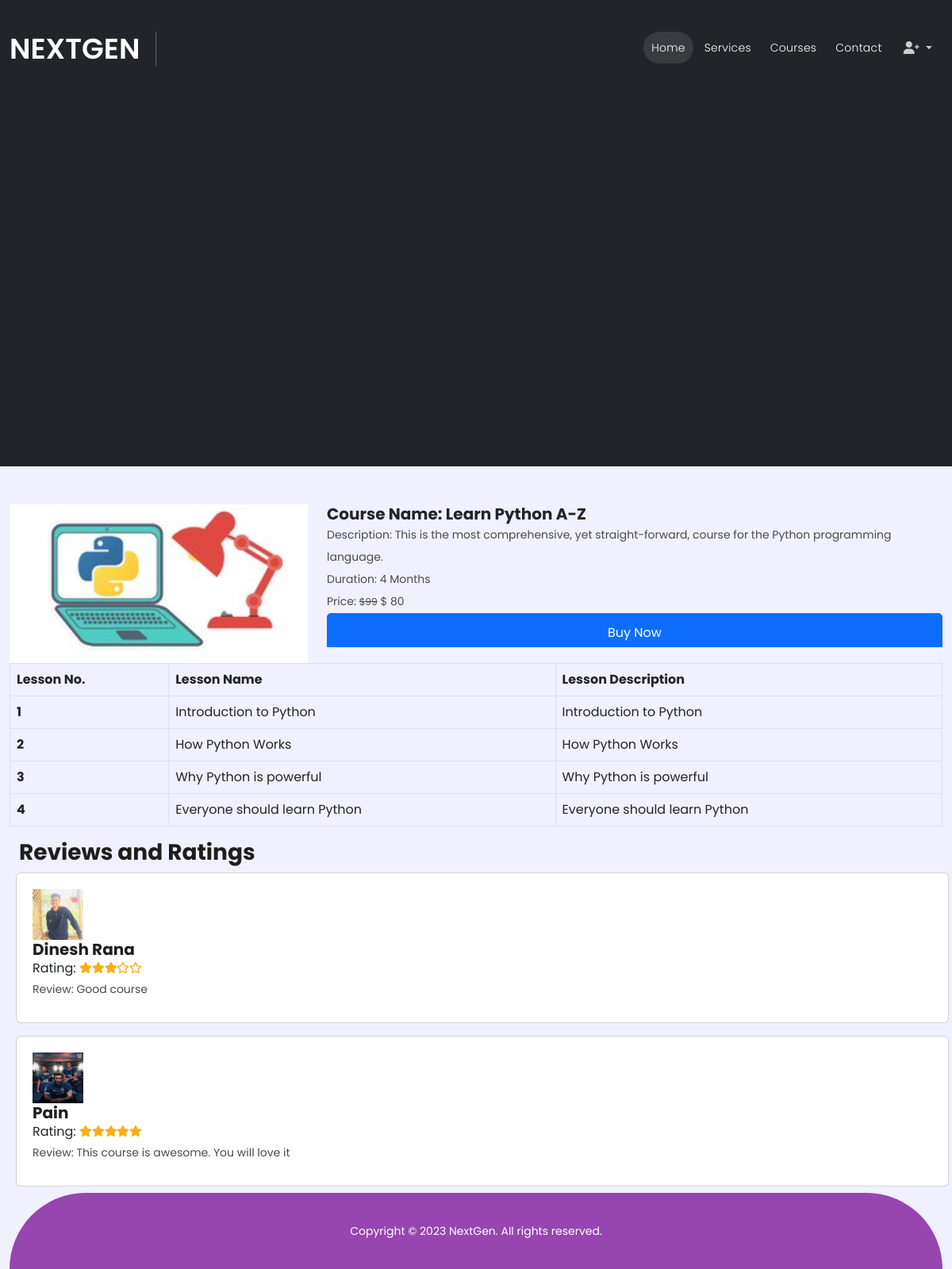
The page /coursedetails.php?course_id=10 on the database its author committed.
### tables this page shows
CREATE TABLE `course` (
  `course_id` int(11) NOT NULL,
  `course_name` text NOT NULL,
  `course_desc` text NOT NULL,
  `course_author` varchar(255) NOT NULL,
  `course_img` text NOT NULL,
  `course_duration` text NOT NULL,
  `course_price` int(11) NOT NULL,
  `course_original_price` int(11) NOT NULL,
  `t_Email` varchar(40) NOT NULL,
  `status` varchar(10) NOT NULL
);

CREATE TABLE `lesson` (
  `lesson_id` int(11) NOT NULL,
  `lesson_name` text NOT NULL,
  `lesson_desc` text NOT NULL,
  `lesson_link` text NOT NULL,
  `course_id` int(11) NOT NULL,
  `course_name` text NOT NULL
);

CREATE TABLE `feedback` (
  `f_id` int(11) NOT NULL,
  `f_content` text NOT NULL,
  `l_Id` int(11) NOT NULL,
  `f_ratings` int(11) NOT NULL,
  `course_id` int(11) NOT NULL,
  `status` varchar(20) NOT NULL
);

CREATE TABLE `learner` (
  `l_Id` int(11) NOT NULL,
  `l_Name` varchar(255) NOT NULL,
  `l_Email` varchar(255) NOT NULL,
  `l_Password` varchar(255) NOT NULL,
  `l_occ` varchar(255) NOT NULL,
  `l_img` text NOT NULL
);

### coursedetails.php (the view, shortened to what this page needs)
<?php
include('./header.php');
function generateStarRating($rating)
{
  $stars = "";
  $fullStars = floor($rating);
  $halfStar = ($rating - $fullStars) >= 0.5 ? true : false;
  $emptyStars = 5 - $fullStars - ($halfStar ? 1 : 0);
  for ($i = 0; $i < $fullStars; $i++) {
    $stars .= '<i class="fas fa-star"></i>';
  }
  for ($i = 0; $i < $emptyStars; $i++) {
    $stars .= '<i class="far fa-star"></i>';
  }
  return $stars;
}
if (isset($_REQUEST['course_id'])) {
  $course_id = $_REQUEST['course_id'];
}
?>
<div class="container-fluid bg-dark">
  <div class="row">
    <video autoplay muted loop style="height:40%; width: 100%; object-fit: cover; opacity: 0.3;">
      <source src="./assets/video/bannerVid.mp4">
    </video>
  </div>
</div>
<div class="container mt-5">
      <?php
          if(isset($_GET['course_id'])){
           $course_id = $_GET['course_id'];
           $sql = "SELECT * FROM course WHERE course_id = '$course_id'";
          $result = $conn->query($sql);
          if($result->num_rows > 0){
            while($row = $result->fetch_assoc()){
              echo '
                <div class="row">
                <div class="col-md-4">
                  <img src="'.str_replace('..', '.', $row['course_img']).'" class="card-img-top" alt="Guitar" />
                </div>
                <div class="col-md-8">
                  <div class="card-body">
                    <h5 class="card-title">Course Name: '.$row['course_name'].'</h5>
                    <p class="card-text"> Description: '.$row['course_desc'].'</p>
                    <p class="card-text"> Duration: '.$row['course_duration'].'</p>
                    <form action="checkout.php" method="post">
                      <p class="card-text d-inline">Price: <small><del>&#36;'.$row['course_original_price'].'</del></small> <span class="font-weight-bolder">&#36; '.$row['course_price'].'<span></p>
                      <input type="hidden" name="id" value='. $row["course_price"] .'>
                      <button type="submit" class="btn btn-primary text-white font-weight-bolder float-right" name="buy">Buy Now</button>
                    </form>
                  </div>
                </div>
              ';
            }
          }
         }
        ?>
      </div>
<div class="container">
  <div class="row">
    <?php
    $sql = "SELECT * FROM lesson";
    $result = $conn->query($sql);
    if ($result->num_rows > 0) {
      echo '
        <table class="table table-bordered table-hover">
          <thead>
            <tr>
              <th scope="col">Lesson No.</th>
              <th scope="col">Lesson Name</th>
              <th scope="col">Lesson Description</th>
            </tr>
          </thead>
          <tbody>';
      $num = 0;
      while ($row = $result->fetch_assoc()) {
        if ($row['course_id'] == $course_id) {
          $num++;
          echo '
            <tr>
              <th scope="row">' . $num . '</th>
              <td>' . $row["lesson_name"] . '</td>
              <td>' . substr($row["lesson_name"], 0, 100) . '</td>
            </tr>';
        }
      }
      echo '
          </tbody>
        </table>';
    }
    $sql = "SELECT feedback.*, learner.l_Name, learner.l_img, AVG(feedback.f_ratings) AS average_rating FROM learner INNER JOIN feedback ON feedback.l_Id = learner.l_Id WHERE feedback.course_id = '$course_id' GROUP BY feedback.l_Id";
    $result = $conn->query($sql);
    if ($result->num_rows > 0) {
      echo '
        <h3>Reviews and Ratings</h3>';
      while ($row = $result->fetch_assoc()) {
        echo '
          <div class="card p-1 m-2" style="width:100%; max-width:100%; min-width:100%;">
            <div class="card-body">
              <div class="media">
                <img src="' . str_replace('..', '.', $row['l_img']) . '" class="mr-3" alt="User Image" style="width: 64px; height: 64px;">
                <div class="media-body">
                  <h5 class="mt-0">' . $row["l_Name"] . '</h5>
                  Rating: <p class="mb-0" style="color:#f7af14;display: contents;" >' . generateStarRating($row["average_rating"]) . '</p>
                  <p class="mb-0">Review: ' . $row["f_content"] . '</p>
                </div>
              </div>
            </div>
          </div>';
      }
    } else {
      echo '<p>No reviews and ratings found for this course.</p>';
    }
    ?>
  </div>
</div>
<?php
include('./footer.php');
?>

### header.php (shortened to what this page needs)
<!DOCTYPE html>
<html lang="en">
<head>
    <link href="./vendor/bootstrap/css/bootstrap.min.css" rel="stylesheet">
    <link rel="stylesheet" href="./assets/css/fontawesome.css">
    <link rel="stylesheet" href="./assets/css/newstyle.css">
    <link rel="stylesheet" href="./assets/css/responsive.css">
    <link rel="stylesheet" href="./assets/css/owl.css">
    <link rel="stylesheet" href="./assets/css/animate.css">
    <link rel="stylesheet" href="https://unpkg.com/swiper@7/swiper-bundle.min.css" />
    <link rel="stylesheet" type="text/css" href="css/all.min.css">
    <link rel="stylesheet" type="text/css" href="css/owl.min.css">
    <link rel="stylesheet" type="text/css" href="css/owl.theme.min.css">
    <link rel="stylesheet" type="text/css" href="css/testyslider.css">
    <link rel="stylesheet" type="text/css" href="./css/style.css" />
</head>
<body>
    <header class="header-area header-sticky">
        <div class="container">
            <div class="row">
                <div class="col-12">
                    <nav class="main-nav">
                        <a href="index.php" class="logo">
                            <h1>NextGen</h1>
                        </a>
                        <ul class="nav">
                            <li class="scroll-to-section"><a href="./index.php" class="active">Home</a></li>
                            <li class="scroll-to-section"><a href="./services.php">Services</a></li>
                            <li class="scroll-to-section"><a href="./courses.php">Courses</a></li>
                            <li class="scroll-to-section"><a href="./contact.php">Contact</a></li>
                            <li class="scroll-to-section">
                                <?php
                                if (isset($_SESSION['is_login']) || isset($_SESSION['loggedin']) == true) {
                                    echo '
                                    <div class="btn-group" id="dropdownMenu">
                                        <button class="btn btn-avatar dropdown-toggle" type="button"
                                            data-bs-toggle="dropdown">
                                            My Profile
                                        </button>
                                        <ul class="dropdown-menu">
                                            <li><a class="dropdown-item" href="./Learner/learnerProfile.php">Profile</a></li>
                                            <li><a class="dropdown-item" href="./Learner/learnerChangePass.php">Change Password</a>
                                            </li>
                                            <li><a class="dropdown-item" href="./logout.php">Logout</a></li>
                                        </ul>
                                    </div>';
                                } else {
                                    echo '<div class="btn-group">
                                    <button class="btn btn-avatar dropdown-toggle" type="button"
                                        data-bs-toggle="dropdown">
                                        <i class="fa-solid fa-user-plus"></i>
                                    </button>
                                    <ul class="dropdown-menu">
                                        <li><a class="dropdown-item" href="./l-login.php">Learner Login</a></li>
                                        <li><a class="dropdown-item" href="./t-login.php">Tutor Login</a></li>
                                        <li><a class="dropdown-item" href="./a-login.php">Admin Login</a></li>
                                    </ul>
                                </div>';
                                }
                                ?>
                            </li>
                        </ul>
                    </nav>
                </div>
            </div>
        </div>
    </header>

### footer.php (shortened to what this page needs)
<footer>
        <div class="container">
            <div class="col-lg-12">
                <p>Copyright © <?php echo date('Y') ?> NextGen. All rights reserved.</p>
            </div>
        </div>
    </footer>
</body>
</html>

### assets/css/newstyle.css (style rules this page uses)
html, body, div, span, applet, object, iframe, h1, h2, h3, h4, h5, h6, p, blockquote, div pre, a, abbr, acronym, address, big, cite, code, del, dfn, em, font, img, ins, kbd, q, s, samp, small, strike, strong, sub, sup, tt, var, b, u, i, center, dl, dt, dd, ol, ul, li, figure, header, nav, section, article, aside, footer, figcaption { margin: 0; padding: 0; border: 0; outline: 0; }
html { scroll-behavior: smooth; }
ul, li { padding: 0; margin: 0; list-style: none; }
header, nav, section, article, aside, footer, hgroup { display: block; }
* { box-sizing: border-box; }
html, body { font-family: 'Poppins', sans-serif; -ms-text-size-adjust: 100%; -webkit-font-smoothing: antialiased; -moz-osx-font-smoothing: grayscale; background-color: #f1f0fe; }
a { text-decoration: none !important; }
h1, h2, h3, h4, h5, h6 { color: #1e1e1e; margin-top: 0px; margin-bottom: 0px; font-weight: 700; }
ul { margin-bottom: 0px; }
p { font-size: 14px; line-height: 28px; color: #4a4a4a; }
img { width: 100%; overflow: hidden; }
html, body { font-family: 'Poppins', sans-serif; }
.header-area { position: absolute; background-color: transparent; top: 40px; left: 0; right: 0; z-index: 100; -webkit-transition: all .5s ease 0s; -moz-transition: all .5s ease 0s; -o-transition: all .5s ease 0s; transition: all .5s ease 0s; }
.header-area .main-nav { background: transparent; display: flex }
.header-area .main-nav .logo { -webkit-transition: all 0.3s ease 0s; -moz-transition: all 0.3s ease 0s; -o-transition: all 0.3s ease 0s; transition: all 0.3s ease 0s; display: inline-block; }
.header-area .main-nav .logo h1 { font-size: 36px; text-transform: uppercase; color: #fff; font-weight: 600; margin-right: 20px; padding-right: 20px; border-right: 1px solid rgba(250, 250, 250, 0.3); }
.header-area .main-nav ul.nav { border-radius: 0px 0px 25px 25px; flex-basis: 100%; margin-right: 0px; justify-content: right; -webkit-transition: all 0.3s ease 0s; -moz-transition: all 0.3s ease 0s; -o-transition: all 0.3s ease 0s; transition: all 0.3s ease 0s; position: relative; z-index: 999; }
.header-area .main-nav .nav li:last-child { padding-right: 0px; }
.header-area .main-nav .nav li { padding-left: 5px; padding-right: 5px; height: 40px; line-height: 40px; }
.header-area .main-nav .nav li a { display: block; padding-left: 20px; padding-right: 20px; border-radius: 20px; font-weight: 300; font-size: 14px; height: 40px; line-height: 40px; text-transform: capitalize; color: #fff; -webkit-transition: all 0.4s ease 0s; -moz-transition: all 0.4s ease 0s; -o-transition: all 0.4s ease 0s; transition: all 0.4s ease 0s; border: transparent; letter-spacing: .25px; }
.header-area .main-nav .nav li a.active { color: #fff; background-color: rgba(255, 255, 255, 0.10); opacity: 1; }
.header-area.header-sticky .nav li a.active { color: #fff; }
.btn-avatar { color: #cbccce; }
form .btn { height: 50px; width: 100%; border-radius: 5px; position: relative; overflow: hidden; }
footer { background-color: #9745b1; padding: 34px; text-align: center; border-radius: 150px 150px 0px 0px; }
.container { max-width: 1200px; margin: 0 auto; }
footer p { font-size: 14px; color: #fff; margin: 0; }

### assets/css/responsive.css (style rules this page uses)
body { overflow-x: hidden; }
@media (max-width: 1200px) { .header-area .main-nav .nav li { padding-left: 2px; padding-right: 2px; } }
@media (max-width: 1200px) { .header-area .main-nav .nav li a { padding-left: 10px; padding-right: 10px; } }

### css/style.css (style rules this page uses)
video { width: 100%; height: 100%; }

### header.php (style rules this page uses)
.card { display: flex; flex-direction: column; }
.card-img-top { height: 200px; object-fit: cover; }
.card-body { flex-grow: 1; min-height: 120px; height: 180px; max-height: 200px; overflow: hidden; }

### rows shown on the page
course: course_img (picture), course_name "Learn Python A-Z", course_desc "This is the most comprehensive, yet straight-forward, course for the Python programming language.", course_duration "4 Months", course_original_price "99", course_price "80"
lesson: lesson_name "Introduction to Python"
lesson: lesson_name "How Python Works"
lesson: lesson_name "Why Python is powerful"
lesson: lesson_name "Everyone should learn Python"
feedback: l_Id.l_img (placeholder picture), l_Id.l_Name "Dinesh Rana", f_content "Good course"
feedback: l_Id.l_img (picture), l_Id.l_Name "Pain", f_content "This course is awesome. You will love it"
